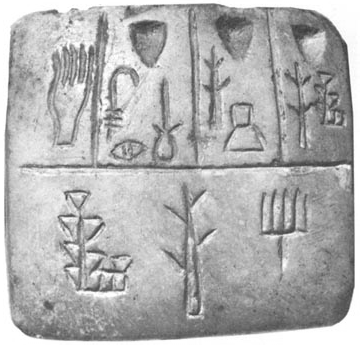
#> input picture computer-vision/computer-vision-udacity/2A-L4/images/tablet.png, 360 x 345 px
$ python find_template_2D.py
#> lines starting #> are read from the running program, lines starting #| are printed output that depends on the picture
import cv2
import numpy as np
import scipy.signal as sp
from typing import List


# Find template 2D
def find_template_2D(template: List[float], img: List[float]) -> List[int]:
    # TODO: Find template in img and return [y x] location. Make sure this location is the top-left corner of the match.
    # Use scipy.signal.correlate2d
    corr = sp.correlate2d(img, template, boundary='symm', mode='same')
    y, x = np.unravel_index(np.argmax(corr), corr.shape)
    y -= template.shape[0] // 2
    x -= template.shape[1] // 2
    return y, x


tablet = cv2.imread('images/tablet.png', 0)
#> tablet is the input picture: shape (345, 360); min 57, max 255, mean 177.1
cv2.imshow('Tablet', tablet)

glyph = tablet[74:165, 149:184]
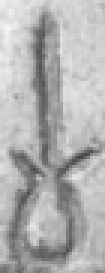
#> glyph: shape (91, 35) (shown 3 times larger); min 69, max 245, mean 177.3
cv2.imshow('Glyph', glyph)

tablet_2 = 1. * tablet - np.mean(tablet)
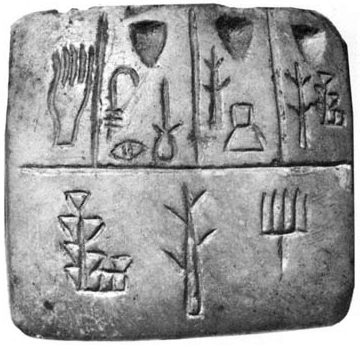
#> tablet_2: shape (345, 360) float64; min -120.1, max 77.88, mean 0; drawn with min black and max white
glyph_2 = 1. * glyph - np.mean(glyph)
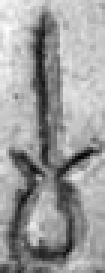
#> glyph_2: shape (91, 35) float64 (shown 3 times larger); min -108.3, max 67.7, mean 0; drawn with min black and max white

y, x = find_template_2D(glyph_2, tablet_2)
#> in find_template_2D, `corr = sp.correlate2d(img, template, boundary='symm', mode='same')`:
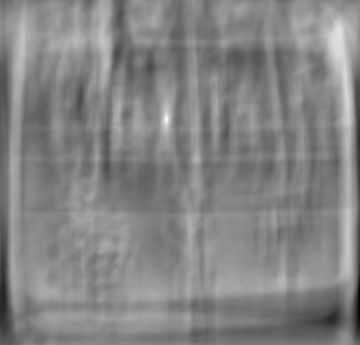
#> corr: shape (345, 360) float64; min -4307169.6, max 4136482.6, mean 73925.8; drawn with min black and max white
#> in find_template_2D, `y, x = np.unravel_index(np.argmax(corr), corr.shape)`: y = 119; x = 166
#> in find_template_2D, `y -= template.shape[0] // 2`: y = 74
#> in find_template_2D, `x -= template.shape[1] // 2`: x = 149
#> y = 74; x = 149
print("Y: {}, X: {}".format(y, x))
#| Y: 74, X: 149
cv2.waitKey(0)
